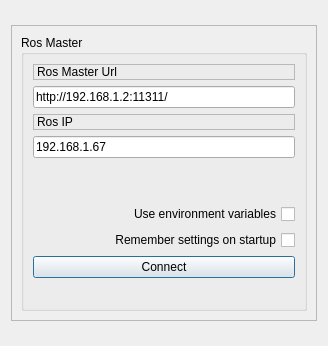
<?xml version="1.0" encoding="UTF-8"?>
<ui version="4.0">
 <class>connection</class>
 <widget class="QDialog" name="connection">
  <property name="geometry">
   <rect>
    <x>0</x>
    <y>0</y>
    <width>328</width>
    <height>346</height>
   </rect>
  </property>
  <property name="windowTitle">
   <string>QRosApp</string>
  </property>
  <property name="windowIcon">
   <iconset>
    <normaloff>:/images/icon.png</normaloff>:/images/icon.png</iconset>
  </property>
  <property name="locale">
   <locale language="English" country="Australia"/>
  </property>
  <layout class="QGridLayout" name="gridLayout_2">
   <item row="0" column="0">
    <widget class="QFrame" name="frame">
     <property name="sizePolicy">
      <sizepolicy hsizetype="Minimum" vsizetype="Maximum">
       <horstretch>0</horstretch>
       <verstretch>0</verstretch>
      </sizepolicy>
     </property>
     <property name="frameShape">
      <enum>QFrame::StyledPanel</enum>
     </property>
     <property name="frameShadow">
      <enum>QFrame::Raised</enum>
     </property>
     <layout class="QVBoxLayout" name="verticalLayout_3">
      <item>
       <widget class="QGroupBox" name="groupBox">
        <property name="title">
         <string>Ros Master</string>
        </property>
        <layout class="QGridLayout" name="gridLayout">
         <item row="0" column="0">
          <widget class="QLabel" name="label">
           <property name="frameShape">
            <enum>QFrame::StyledPanel</enum>
           </property>
           <property name="frameShadow">
            <enum>QFrame::Raised</enum>
           </property>
           <property name="text">
            <string>Ros Master Url</string>
           </property>
          </widget>
         </item>
         <item row="6" column="0">
          <widget class="QCheckBox" name="checkbox_remember_settings">
           <property name="layoutDirection">
            <enum>Qt::RightToLeft</enum>
           </property>
           <property name="text">
            <string>Remember settings on startup</string>
           </property>
          </widget>
         </item>
         <item row="2" column="0">
          <widget class="QLabel" name="label_2">
           <property name="frameShape">
            <enum>QFrame::StyledPanel</enum>
           </property>
           <property name="frameShadow">
            <enum>QFrame::Raised</enum>
           </property>
           <property name="text">
            <string>Ros IP</string>
           </property>
          </widget>
         </item>
         <item row="1" column="0">
          <widget class="QLineEdit" name="line_edit_master">
           <property name="text">
            <string>http://192.168.1.2:11311/</string>
           </property>
          </widget>
         </item>
         <item row="4" column="0">
          <spacer name="verticalSpacer">
           <property name="orientation">
            <enum>Qt::Vertical</enum>
           </property>
           <property name="sizeType">
            <enum>QSizePolicy::Minimum</enum>
           </property>
           <property name="sizeHint" stdset="0">
            <size>
             <width>20</width>
             <height>40</height>
            </size>
           </property>
          </spacer>
         </item>
         <item row="3" column="0">
          <widget class="QLineEdit" name="line_edit_host">
           <property name="text">
            <string>192.168.1.67</string>
           </property>
          </widget>
         </item>
         <item row="8" column="0">
          <spacer name="horizontalSpacer">
           <property name="orientation">
            <enum>Qt::Horizontal</enum>
           </property>
           <property name="sizeHint" stdset="0">
            <size>
             <width>170</width>
             <height>21</height>
            </size>
           </property>
          </spacer>
         </item>
         <item row="5" column="0">
          <widget class="QCheckBox" name="checkbox_use_environment">
           <property name="layoutDirection">
            <enum>Qt::RightToLeft</enum>
           </property>
           <property name="text">
            <string>Use environment variables</string>
           </property>
          </widget>
         </item>
         <item row="7" column="0">
          <widget class="QPushButton" name="connectButton">
           <property name="text">
            <string>Connect</string>
           </property>
          </widget>
         </item>
        </layout>
       </widget>
      </item>
     </layout>
    </widget>
   </item>
  </layout>
  <action name="action_Quit">
   <property name="text">
    <string>&amp;Quit</string>
   </property>
   <property name="shortcut">
    <string>Ctrl+Q</string>
   </property>
   <property name="shortcutContext">
    <enum>Qt::ApplicationShortcut</enum>
   </property>
  </action>
  <action name="action_Preferences">
   <property name="text">
    <string>&amp;Preferences</string>
   </property>
  </action>
  <action name="actionAbout">
   <property name="text">
    <string>&amp;About</string>
   </property>
  </action>
  <action name="actionAbout_Qt">
   <property name="text">
    <string>About &amp;Qt</string>
   </property>
  </action>
 </widget>
 <resources/>
 <connections/>
</ui>
